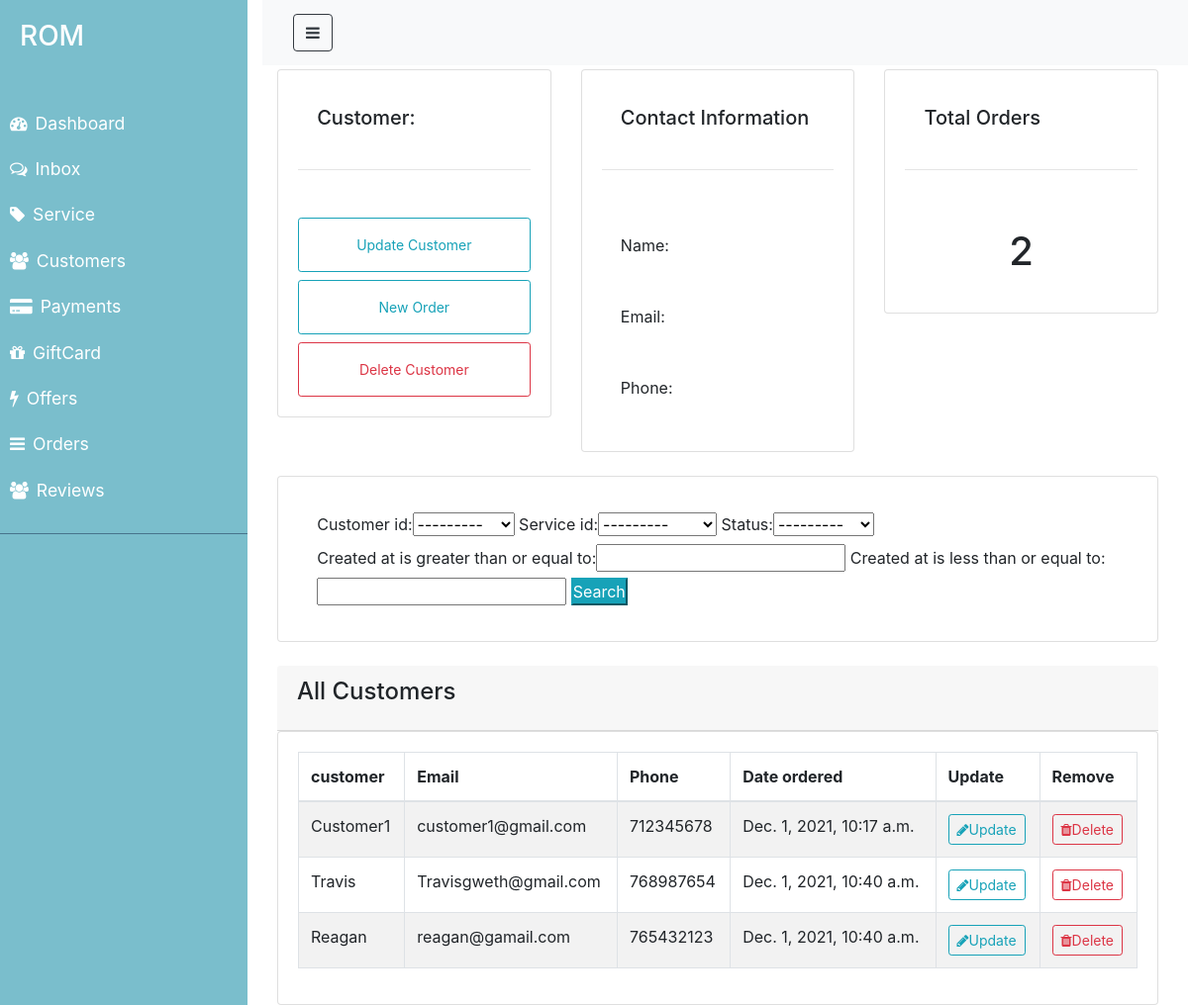
The page /customer/ on the database as committed earlier.
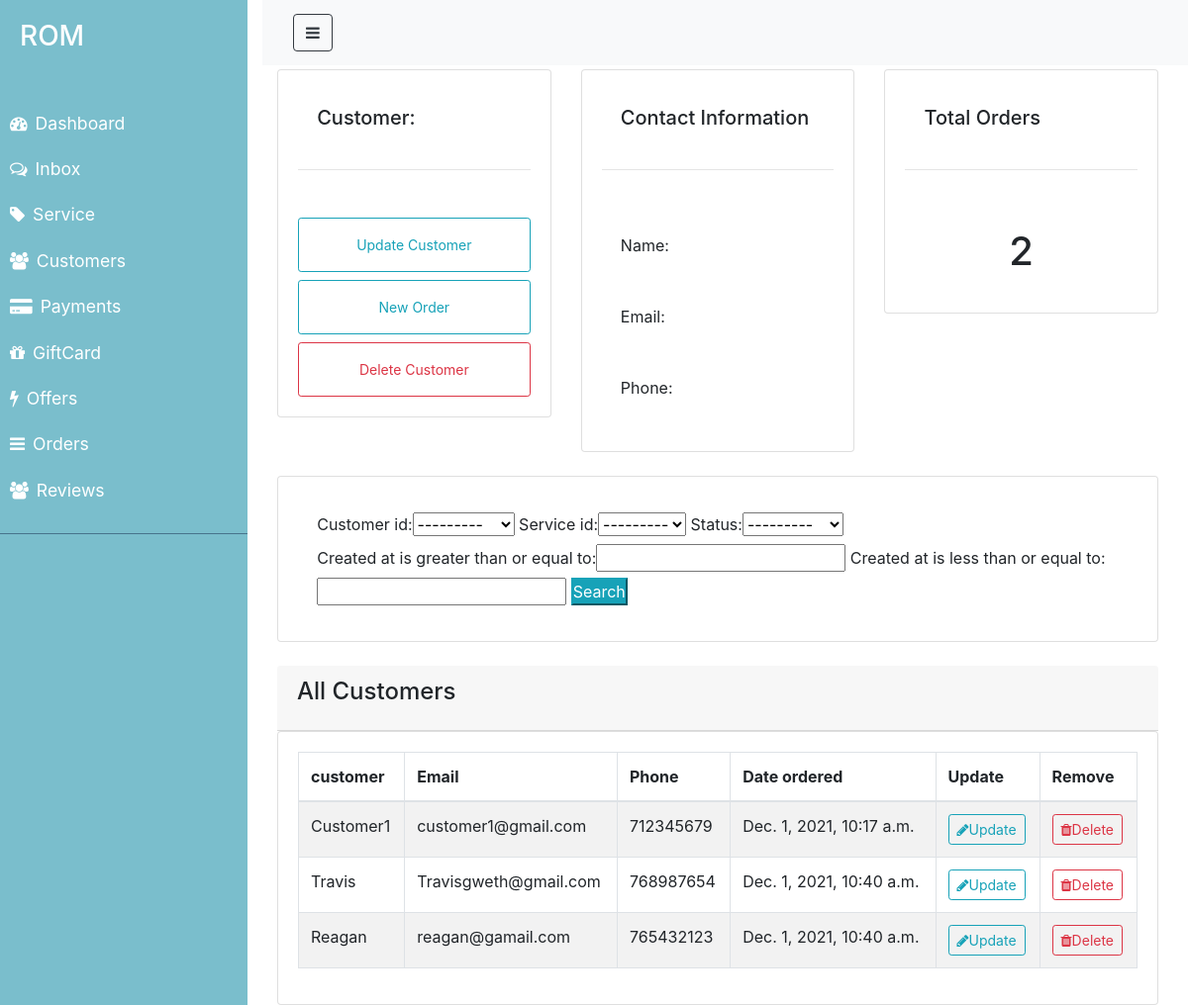
The same page on the database as committed later.
### ROM/models.py (models this page shows)
class Customer(models.Model):
    name=models.CharField(max_length=100, null=False, blank=False)
    email=models.CharField(max_length=100, null=False, blank=False)
    phone_number=models.IntegerField(null= True, blank= True)
    created_at=models.DateTimeField(auto_now_add=True)
    def __str__(self):
        return self.name

### ROM/views.py (the view)
# urls.py: path('customer/', views.customer, name="customer"),
def customer(request):
   customers = Customer.objects.all()
   orders= Order.objects.all()
   total_orders = orders.count()
   myFilter= OrderFilter(request.GET, queryset=orders)
   orders= myFilter.qs
   context = {'customers':customers,'orders': orders,'total_orders': total_orders, 'myFilter': myFilter}
   return render(request, 'ROM/admin/customer.html', context)

### ROM/models.py (called while the page is built)
    def __str__(self):
        return self.category

### ROM/templates/ROM/admin/customer.html
{% extends 'ROM/admin/layouts/admin_master.html' %}
{% block content %}
<div class= "row mt-3">
    <div class= "col-md">
        <div class= "card card-body">
            <h5>Customer: </h5>
            <hr>
            <a class= "btn btn-outline-info btn-sm btn-block" href="{% url 'update_customer' 1 %}">Update Customer</a>
            <a class= "btn btn-outline-info btn-sm btn-block" href="#">New Order</a>
            <a class= "btn btn-outline-danger btn-sm btn-block" href="{% url 'delete_customer' 1 %}">Delete Customer</a>
        </div>
    </div>
    <div class= "col-md">
        <div class= "card card-body">
            <h5>Contact Information  </h5>
            <hr>
            <p>Name: {{customer.name}}</p>
            <p>Email: {{customer.email}}</p>
            <p>Phone: {{customer.phone_number}}</p>
        </div>
    </div>
    <div class= "col-md">
        <div class= "card card-body">
            <h5>Total Orders </h5>
            <hr>
           <h1 style="text-align: center;padding: 10px;">{{total_orders}}</h1>
        </div>
    </div>
</div>
<br>
<div class="row">
    <div class="col">
        <div class="card card-body">
            <form method="get">
                {{myFilter.form}}
                <button class="btn-info" type="submit">Search</button>
            </form>
        </div>
    </div>
</div>
<br>
<div class="row">
    <div class="col">
        <div class="card-header">
            <h4 class="card-title">All Customers</h4>
        </div>
        <div class="card card-body">
            <table class= "table table-hover table-bordered table-striped">
                <thead>
                    <tr>
                        <th>customer</th>
                        <th>Email</th>
                        <th>Phone</th>
                        <th>Date ordered</th>
                        <th>Update</th>
                        <th>Remove</th>
                    </tr>
                </thead>
                <tbody>
                        {% for customer in customers %}
                        <tr>
                            <td>{{customer.name}}</td>
                            <td>{{customer.email}}</td>
                            <td>{{customer.phone_number}}</td>
                            <td>{{customer.created_at}}</td>
                            <td><a class="btn btn-sm btn-outline-info" href="{% url 'update_customer' customer.id %}"><i class="fa fa-pencil" aria-hidden="true"></i>Update </a></td>
                            <td><a class="btn btn-sm btn-outline-danger" href="{% url 'delete_customer' customer.id %}"><i class="fa fa-trash " aria-hidden="true"></i>Delete </a></td>
                        </tr>
                    {% endfor %}
                </tbody>
            </table>
        </div>
    </div>
</div>
{% endblock %}

Rows that differ between the two databases and show on the page:
changed Customer "Customer1": phone_number "712345678" → "712345679"
